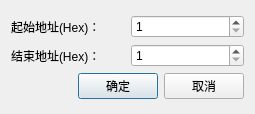
<?xml version="1.0" encoding="UTF-8"?>
<ui version="4.0">
 <class>ScanDevRangeDialog</class>
 <widget class="QDialog" name="ScanDevRangeDialog">
  <property name="geometry">
   <rect>
    <x>0</x>
    <y>0</y>
    <width>255</width>
    <height>114</height>
   </rect>
  </property>
  <property name="windowTitle">
   <string>Scan Node</string>
  </property>
  <layout class="QGridLayout" name="gridLayout">
   <item row="0" column="0">
    <layout class="QVBoxLayout" name="verticalLayout">
     <item>
      <layout class="QHBoxLayout" name="horizontalLayout_2">
       <item>
        <widget class="QLabel" name="label">
         <property name="text">
          <string>起始地址(Hex)：</string>
         </property>
        </widget>
       </item>
       <item>
        <widget class="QSpinBox" name="spinBoxStartAddr">
         <property name="minimum">
          <number>1</number>
         </property>
         <property name="maximum">
          <number>65535</number>
         </property>
         <property name="displayIntegerBase">
          <number>16</number>
         </property>
        </widget>
       </item>
      </layout>
     </item>
     <item>
      <layout class="QHBoxLayout" name="horizontalLayout_3">
       <item>
        <widget class="QLabel" name="label_2">
         <property name="text">
          <string>结束地址(Hex)：</string>
         </property>
        </widget>
       </item>
       <item>
        <widget class="QSpinBox" name="spinBoxEndAddr">
         <property name="minimum">
          <number>1</number>
         </property>
         <property name="maximum">
          <number>65535</number>
         </property>
         <property name="displayIntegerBase">
          <number>16</number>
         </property>
        </widget>
       </item>
      </layout>
     </item>
     <item>
      <layout class="QHBoxLayout" name="horizontalLayout">
       <item>
        <spacer name="horizontalSpacer">
         <property name="orientation">
          <enum>Qt::Horizontal</enum>
         </property>
         <property name="sizeHint" stdset="0">
          <size>
           <width>40</width>
           <height>20</height>
          </size>
         </property>
        </spacer>
       </item>
       <item>
        <widget class="QPushButton" name="pushButtonConfirm">
         <property name="text">
          <string>确定</string>
         </property>
        </widget>
       </item>
       <item>
        <widget class="QPushButton" name="pushButtonCancel">
         <property name="text">
          <string>取消</string>
         </property>
        </widget>
       </item>
      </layout>
     </item>
    </layout>
   </item>
  </layout>
 </widget>
 <resources/>
 <connections/>
</ui>
